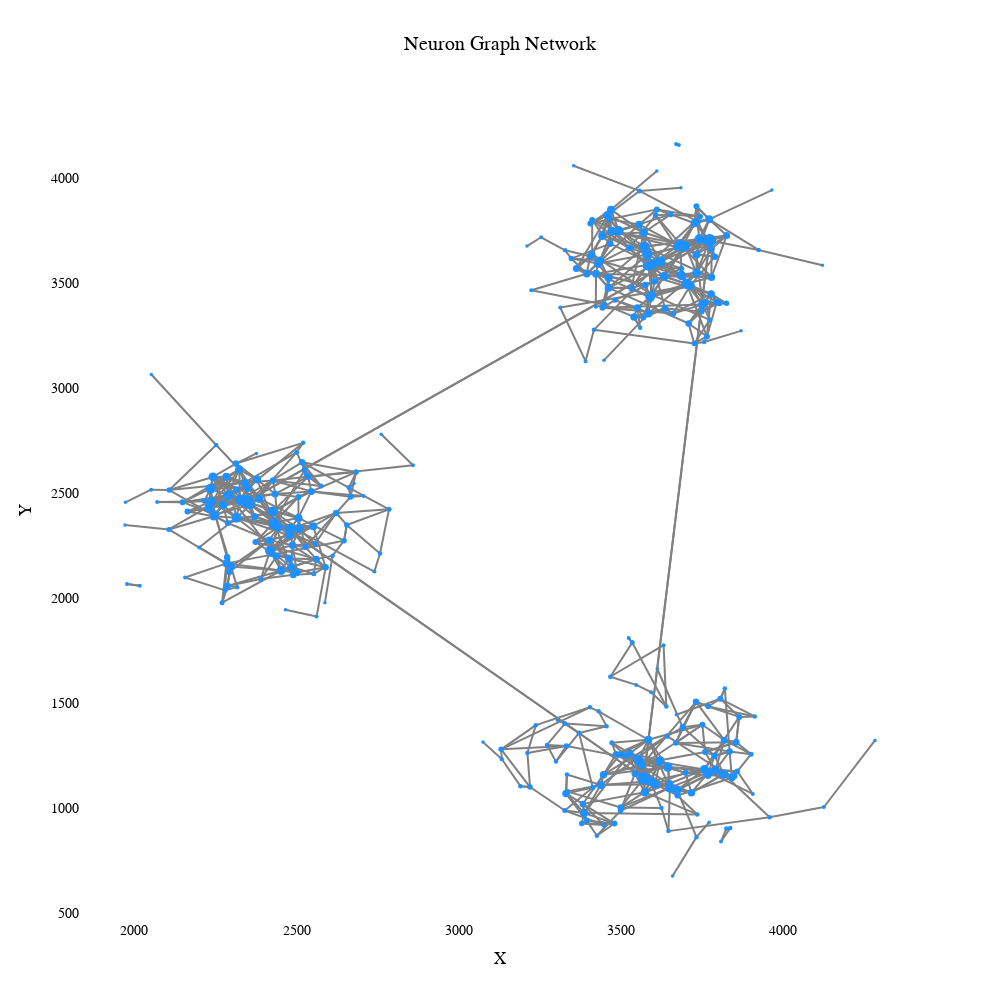

The code cell stored with this chart in its notebook:
### Code cell
A, edges, rich_club_neurons = GetAdjacencyMatrix(
    implement_neuron_modules_connections,
    distance_matrix,
    radius,
    n_dim
)
